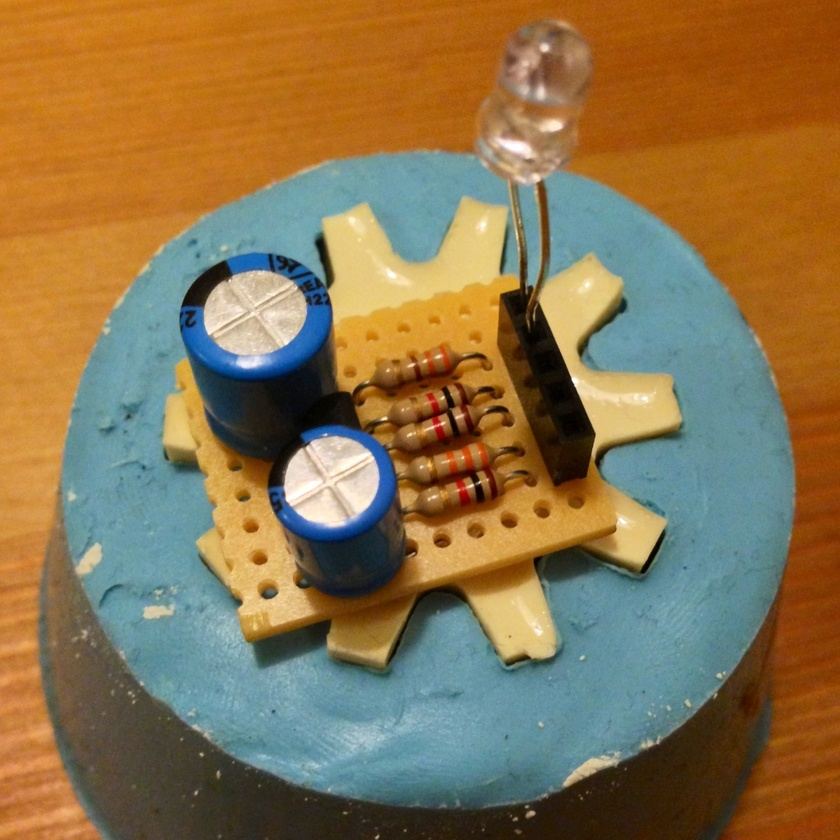
#> input picture programming_computer_vision_with_python/cvbook-contrib/board.jpeg, 840 x 840 px, shrunk from 1280 x 1280 before the run
$ python -i harris.py   (imports and definitions only)
#> lines starting #> are read from the running program, lines starting #| are printed output that depends on the picture
from scipy.ndimage import filters
import matplotlib
import numpy

def compute_harris_response(im, sigma=3):
  """Compute harris image for each pixel in a graylevel."""

  imx = numpy.zeros(im.shape)
  filters.gaussian_filter(im, sigma, (0, 1), imx)
  imy = numpy.zeros(im.shape)
  filters.gaussian_filter(im, sigma, (1, 0), imy)

  Wxx = filters.gaussian_filter(imx*imx, sigma)
  Wxy = filters.gaussian_filter(imx*imy, sigma)
  Wyy = filters.gaussian_filter(imy*imy, sigma)

  Wdet = Wxx*Wyy - Wxy**2
  Wtr = Wxx + Wyy

  #return Wdet - 0.06 * Wtr**2
  # Use Noble's measure (see wikipedia)
  return 2 * Wdet / (Wtr + 0.000001)


# [75 lines left out: functions get_harris_points, plot_harris_points, get_descriptors, ncc, match, match_twosided, not called in this run]


def appendimages(im1, im2):
  return numpy.concatenate((im1, im2), axis=1)


# [13 lines left out: function plot_matches, not called in this run]

>>> import cv2
>>> picture = cv2.imread('board.jpeg', cv2.IMREAD_GRAYSCALE)
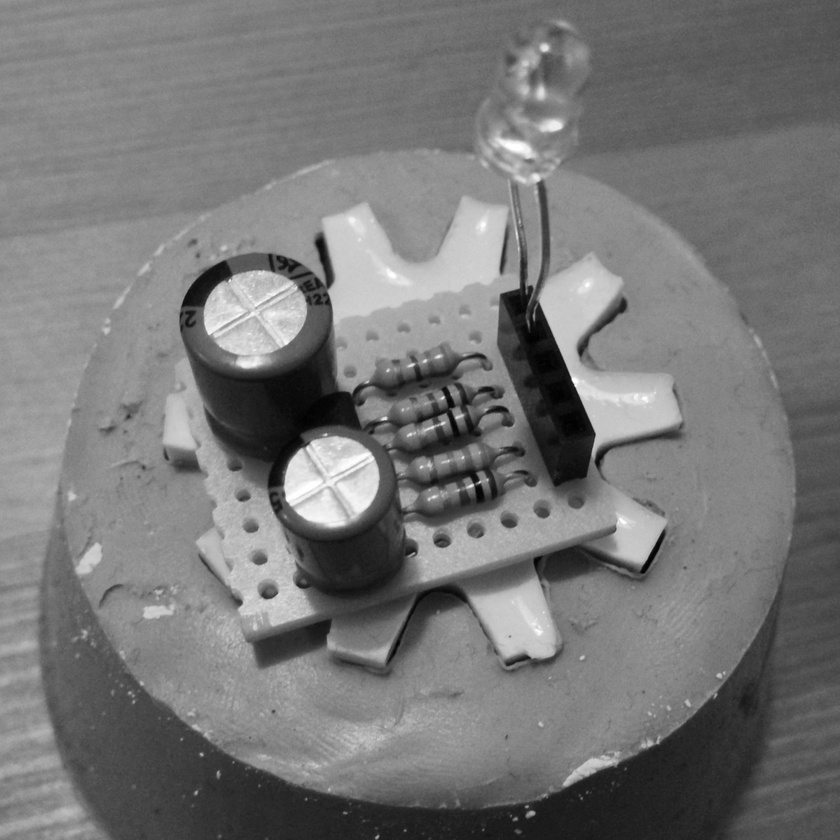
#> picture: shape (840, 840); min 0, max 255, mean 118.9
>>> result = compute_harris_response(picture)
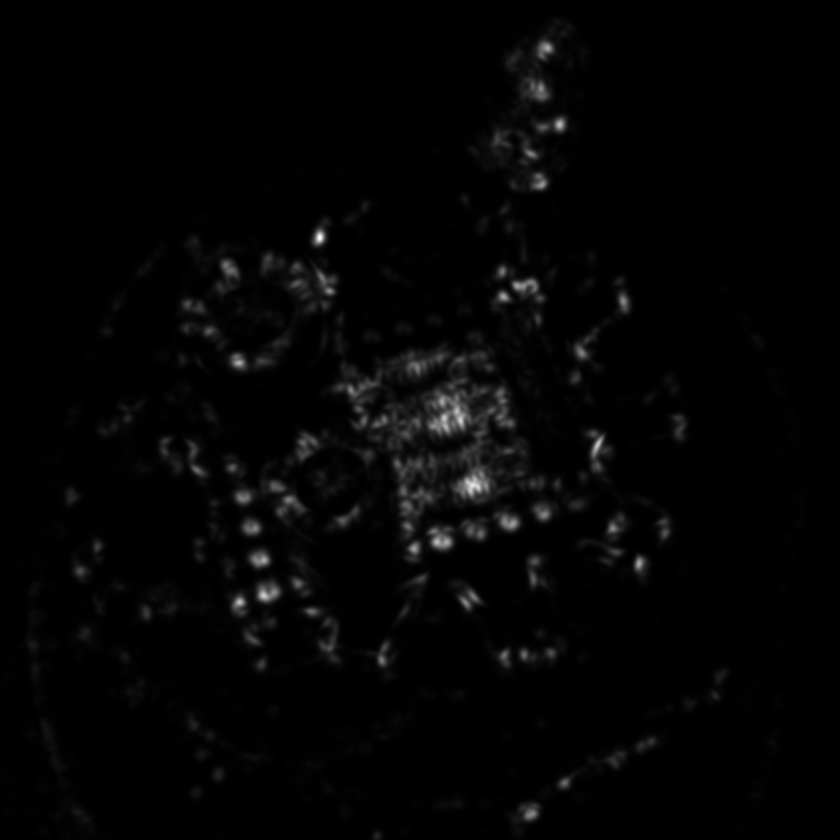
#> result: shape (840, 840) float64; min 0.00112, max 60.33, mean 1.1; drawn with min black and max white
